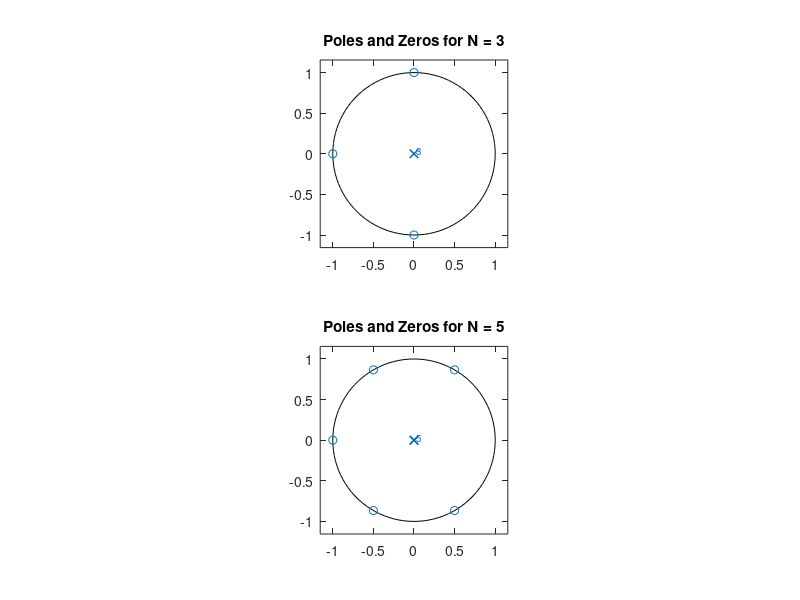
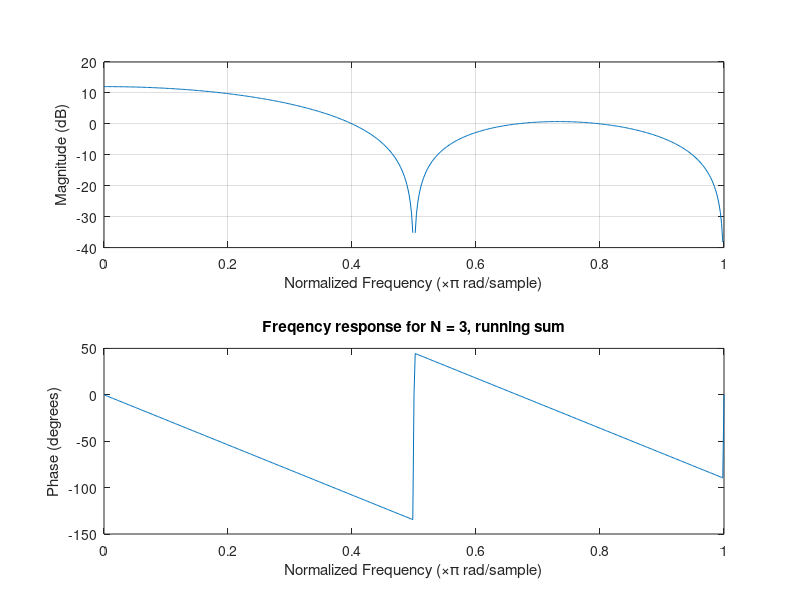
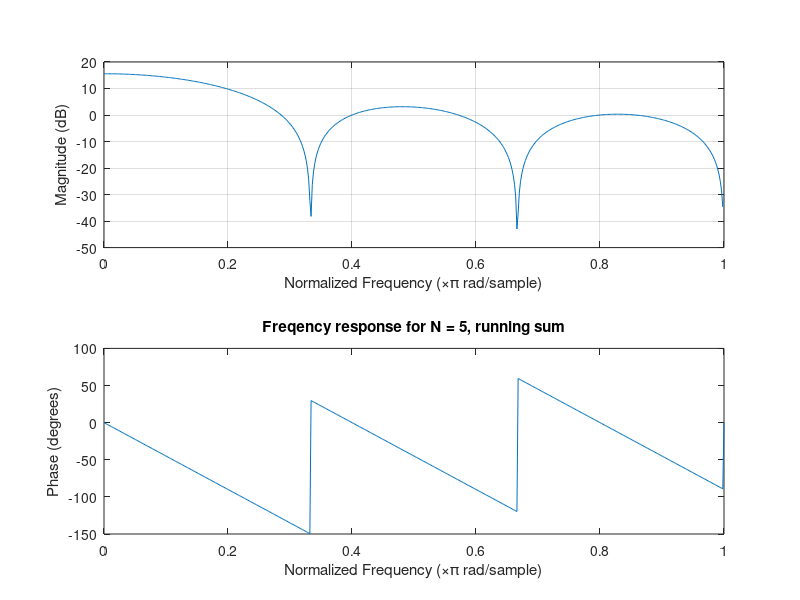

Recreate these plots in MATLAB, in order. (Note: this script raises an error after producing the figures.)
%% 1 Simple filters

%% 1.1 Impulse responses, transfer functions
%Running sum filteret kan beskrives med en picewise function som i opgave
%beskrivelsen. Det er i virkeligheden bare et langt delta pulse train.
%Dermed kan man nemt z-transformere det via de transform pairs der er i
%tabellen på side 231 i tabel 4.3. Der er også et billede i denne mappe.

%Den generelle z transformation kan ses fra filen ZTransSumFilt.jpg. Det er
%lavet i hånden og via tabel 4.3. Her ser vi at det bare er
%z^-0+z^-1+z^-2+z^-3 ... z^-N. Altså en rimlig dejlig ztransformation.

%Find the poles and zeros of the filters with order 3 and 5 by calculating the roots of the
%corresponding polynomial with the root function

%Se evt. maple fil med løsningen.

%Deklarere variable:
N = [3 5];

ZerosRun3Coef = ones(1,(N(1))+1);
ZerosRun5Coef = ones(1,(N(2))+1);

PolesRun3Coef = zeros(1,(N(1))+1);
PolesRun5Coef = zeros(1,(N(2))+1);

PolesRun3Coef(1) = 1;
PolesRun5Coef(1) = 1;
%For at det skal gøres korrekt mht. roots, skal man udtrykke polynomiet på
%en hvis måde. Se nærmere her:
%doc roots %(Fjern procenttegn for at se mere.)

ZerosRun3 = roots(ZerosRun3Coef);
ZerosRun5 = roots(ZerosRun5Coef);

PolesRun3 = roots(PolesRun3Coef);
PolesRun5 = roots(PolesRun5Coef);

%Plot the poles, the zeros and the frequency response of the filters using zplane and freqz
figure()
subplot(2,1,1);
zplane(ZerosRun3,PolesRun3)
grid
title('Poles and Zeros for N = 3')
subplot(2,1,2);
zplane(ZerosRun5,PolesRun5)
grid
title('Poles and Zeros for N = 5')

%For at plotte frekvens responset med freqz, skal vi først udtrykke 
%filteret i An og Bn coefficienter, se side 213. eq. 4.5 i Holten.
%Hvis vi ser i Maple, så ligner det sku lidt at vi kun har at gøre med
%feedforward komponenter Bz. Og det kan ses at alle Bk*z^(-n) har koefficienter på 1.
%Dermed kan vi plotte med freqz. i Ak er der kun 1 koponent A1 = 1.
BkRun3 = ZerosRun3Coef;
BkRun5 = ZerosRun5Coef;
AkRun3 = PolesRun3Coef;
AkRun5 = PolesRun5Coef;


figure()
freqz(BkRun3,AkRun3)
grid
title('Freqency response for N = 3, running sum')
figure()
freqz(BkRun5,AkRun5)
grid
title('Freqency response for N = 5, running sum')

%Tjekker om freqz gør det korrekt.
n = linspace(0,pi,512);
UnitCirc = exp(1i.*n);
%Finder magnitude først.
%Finder afstand fra hver pol. Denne er dog 1, så det droppes(Alle poler er på positionen 0).
%Finder afstand fra hver zero.

for i = 1:length(ZerosRun3)
    for j = 1:length(n)
        Rel(j) = real(ZerosRun3(i))-real(UnitCirc(j));
        im(j) = imag(ZerosRun3(i))-imag(UnitCirc(j));
        Dist(i,j) = sqrt(Rel(j)^2+im(j)^2);
    end
end

%Vi husker her at produktet mellem magnituderne af hvert zero giver os den
%samlede. Hvis det var fase skulle de summes istedet.
SlutMag = Dist(1,:).*Dist(2,:).*Dist(3,:);

%Laver fase delen for zeros:
for i = 1:length(ZerosRun3)
    for j = 1:length(n)
        PhaseZero(i,j) = angle(UnitCirc(j)-ZerosRun3(i));
    end
end

%Laver fase delen for poles:
for i = 1:length(PolesRun3)
    for j = 1:length(n)
        PhasePol(i,j) = angle(UnitCirc(j)-PolesRun3(i));
    end
end

TestMag = TodB(SlutMag);
nplot = n./max(n);%Normalizere range så den går fra 0 til 1.
figure()
tiledlayout('flow')
nexttile
plot(nplot,TestMag,'r')
xlabel('Frekvens i radianer (normaliseret)')
ylabel('Magnitude i dB')
ylim([-40 20])
xlim([0 1])
title('Test af magnitude plot')

%Summer fase sammen.
PhaseZero = sum(PhaseZero,1).*(180/pi); %Konvertere til grader.
PhasePol = sum(PhasePol,1).*(180/pi);

%Samlet fase er Zeros fase minus poles fase.
Phaseslut = PhaseZero-PhasePol;

nexttile
plot(nplot,Phaseslut)
xlabel('Frekvens i radianer (normaliseret)')
ylabel('Fase i grader')
ylim([-532 180])
xlim([0 1])
title('Test af fase')

%Det kan ses at det passer bortset fra at vi kun har essencial fase
%diskontinuiteter, mens den første har begge. Koden der tjekker her er for
%N=3 filteret.

%% Laver section da det andet plotter for meget allerede.
%What happens to the frequency response when considering a moving average rather than
%a running sum? Recall, that the impulse response of the moving average hMA(n) is the
%impulse response of the running sum normalized by the length of the impulse response
%N0 = N + 1:

%Moving average er vitterligt bare det samme, men divideret med N+1.
%Dermed har alle z koeficienterne bare magnitude 1/(N+1). Benytter bare
%freqz til at lave det. Alle coeficienter for Bk er bare 1/(N+1), og Ak er
%igen bare 1, for A0 og der er ikke andre.
RunningAverage3Bk = 1/(length(BkRun3)+1).*BkRun3;
RunningAverage5Bk = 1/(length(BkRun5)+1).*BkRun5;
%Ak er det samme, husker vi her.
figure()
freqz(RunningAverage3Bk,AkRun3)
grid
title('Freqency response for N = 3, running average')
figure()
freqz(RunningAverage5Bk,AkRun5)
grid
title('Freqency response for N = 5, running average')
%Some frequencies are heavily suppressed (attenuated) in these filters. Is there a simple way
%to enhance (that means to amplify) these frequencies rather than to attenuate them?
%Ja det er rimlig lige til. Man kan bare flytte zeroet længere væk, altså
%ud i det komplekse plan. Da afstanden mellem enhedscirklen og et zero
%svare til mængden af attenuation/amplification, så vil større afstand
%giver bedre amplification. Det er også muligt at rykke polerne tætter på
%zerosene på enhedscirklen, amp/attenuation for poler er bare 1/(afstanden
%mellem pol og enhedscirkel), hvis de dermed er tæt på, så er attenuation
%ikke lige så slem.

%% Laver lige en section mere da denne er ok omfattende.
clear;
%Design a filter that blocks the normalized frequency of 0.1 by placing 4 zeros in the z-plane.
%Make sure the filter returns real-values outputs when fed with real-valued inputs by placing
%complex-conjugate pairs of poles and zeros.
%Her kan vi placere et zero på denne frekvens plads for at attenuate den.

Frq = 0.1*pi;
%Første zero er dermed:
FirstZero = exp(1i*Frq);
%Skal også have et på den komplekst konjugeredes plads.
SecondZero = conj(FirstZero);
%Hvis det skal være causal, skal der være mindst lige så mange poler som
%zeros. Dermed kan man evt. bare placere 2 poler i 0. z^2. Så er der
%"Mindst" lige mange.

%En z-transformation for dette er:
% Filtz = (z-0.9511+0.309*i)*(z-0.9511-0.309*i)/z^2

%""""A right-sided system is causal if the number of poles is greater than or equal to the
%number of zeros.""""
%For at benytte freqz skal man dog udtrykke det på en lidt sjov måde. Altså
%i form af z^(-1)'er.

%Hvis vi ser på Design Flit afsnittet fra maple filen kaldet
%Maple_Udledning_Af_Uge5.mw, så er Bk koefficenterne klare:
Bk = [0 1 -1.9022 1.00007221];
Ak = [1 0 0 0];
figure()
freqz(Bk,Ak)
grid
title('Freqency response for filter with attenuation at 0.1')
%Dette var dog kun for 2 zeros. Vi kan sætte to andre zeros reletivt tæt
%på, men måske med en længde på 0.5 istedet. Og så 4 eller flere poler ved
%0.
ThirdZero = FirstZero*0.5;
FourthZero = conj(ThirdZero);

%En z-transformation for dette er:
% Filtz =
% (z-0.9511+0.309*i)*(z-0.9511-0.309*i)*(z-0.4755+0.1545i)*(z-0.4755-0.1545i)/z^4


%Vi ser igen fra maple at vores bk koefficienter er:
[TestBk4, TestAk4] = zp2tf([FirstZero SecondZero ThirdZero FourthZero]',[0 0 0 0]',1); %Forsøger en anden funktion og ser om det kan passe.
%Linjen ovenover ser ud til at virke.
Bk4 = [1 -2.85 3.05 -1.42 0.25];
%Og Ak er:
Ak4 = [1 0 0 0 0];
figure()
freqz(Bk4,Ak4)
grid
title('Freqency response for filter with attenuation at 0.1 with 4 zeros')


%% Ny opgave ny section:
%Add to the previous filter 4 poles lying on a circle with a radius R < 1 (you chose R) at
%angles identical to the angles of the zeros. How does the frequency response change when
%you increase R and when R approaches 1?

%Sætter polerne meget tæt på zeros.
FirstPol = FirstZero*0.9;
SecondPol = conj(FirstPol);
%Trejde og fjerde kan man lave ved bare at sætte begge i anden. Et forslag
%til en z-transformation kan ses herunder.
%FiltZtransformation = 
%((z-FirstZero)*(z-SecondZero)*(z-ThirdZero)*(z-FourthZero))/((z-FirstPol)^(2)*(z-SecondPol)^(2))
%Fandt efter lang tid en funktion man kunne benytte, nemlig zp2tf, den
%laver zeros og poles til koefficienter Bk og Ak. 
%Denne funktion virker dog kun når man specificere gain, men denne har vi
%ikke specificeret endnu. 
%Dermed benyttes en anden metode. Kig i maple
%under afsnittet Design filt 4 zero 4 pole. Her divideres tæller og nævner
%hver for sig med den højste power i polynomiet, derefter partiel fraction
%expandes den. Lad os se om det funger.
Bk4poles = [1 -2.85 3.06 -1.42 0.25];
Ak4poles = [1 -3.42 4.5 -2.77 0.656];

[TestBk4poles, TestAk4poles] = zp2tf([FirstZero SecondZero ThirdZero FourthZero]',[FirstPol SecondPol FirstPol SecondPol]',1);
%Ser igen ud til at gører det korrekt, jeg har bare lavet dårlige poles i
%guess.
%kan evt. testes herunder:
AbsDiffBk4poles = sum(abs(TestBk4poles)-abs(Bk4poles));
AbsDiffAk4poles = sum(abs(TestAk4poles)-abs(Ak4poles));
%Se evt. maple for yderligere detajler.
figure()
freqz(Bk4poles,Ak4poles)
grid
title('Freqency response for filter with attenuation at 0.1 with 4 zeros and poles')

%Tjekker at det nu også passer via z-plan.
figure()
tiledlayout(2,1)
nexttile
zplane(Bk4poles,Ak4poles)
grid
title('Test om hvorvidt poler og zeros ligger korrekt.')
nexttile
zplane([FirstZero SecondZero ThirdZero FourthZero]',[FirstPol SecondPol FirstPol SecondPol]')
grid
title('Korrekte poles og zeros')
%Jeg har lavet et ikke realiserbart filter fordi jeg var doven. Jeg tror
%ikke at det er muligt at have repeated poles medmindre de befinder sig i
%0, dermed må jeg tage det med til næste gang.

%% 1.2 The power of poles and zeros

clear;
%Place poles and zeros such that you generate a 
%low-pass filter (i.e., passing the low frequencies)

%Afstanden fra enhedscirklen til zeros er magnituden, eller 1/afstand for
%poles er magnituden. Man kan dermed "bare" placere zeros ved de høje
%frekveser og poles ved de lave frekvenser. 
%Hvis man placere zeros ved de høje frekvser (men tæt på enhedscirklen), så
%bliver afstanden her kort, og dermed bliver disse frekvenser dæmpet. Man
%kan også placere poles, tæt på enhedscirklen (gerne inden i hvis filteret
%skal være stabilt), og demed bliver 1/afstanden høj og frekvenserne her
%forstærkes. 
%Fremover benyttes zp2tf da den er nem at bruge ift. maple udregninger osv.

%Laver zeros ved de "høje" frekvenser:
HighFreq = pi/2:pi/6:pi;
ZerosUconj = exp(1i.*HighFreq)*2; %Giver et bedre respons når man ganger med 2. Prøv at undlade for at se hvad der sker.
%Generer de konjugerede.
ZerosConj = conj(ZerosUconj);
Zeros = [ZerosUconj ZerosConj]'; %zplane bruger colum vektore.

%Laver poles ved de "lave" frekvenser, men inde i enhedscirklen.
LowFreq = 0:pi/6:pi/2;
PolesUconj = exp(1i.*LowFreq)*0.7;
%Generer de konjugerede.
PolesConj = conj(PolesUconj);
%Sætter sammen lige som tidligere.
Poles = [PolesUconj PolesConj]';
%Plotter dem først inden at vi laver responset.
figure()
zplane(Zeros,Poles)
grid
title('Poles og zeros for lavpass')
%Plotter responset, men først skal vi udregne Bk og Ak. Det gøres via
%zp2tf.
[BkLow,AkLow] = zp2tf(Zeros,Poles,1);
figure()
freqz(BkLow,AkLow)
grid
title('Freqency response for lav pass filteret')

%% Ny section til highpass
clearvars -EXCEPT BkLow AkLow
%Place poles and zeros such that you generate a 
%high-pass filter (i.e., passing the high frequencies)

%Gør det modsatte af før, altså vi kan næsten bare vende om på hvad der er
%zeros og poles. Eller måske blot vende rundt på Bk og Ak, da dette jo er
%det samme som 1/H(z). Dog ligger de tidligere zeros på enhedscirklen,
%hvilket er et no-go for poles, dermed kan vi ikke bare vende rundt, da
%filteret ikke længere ville være stabilt.
%Kopiere bare koden fra før og ændre lidt på poles og zeros.

%Laver poles ved de "høje" frekvenser, men inde i enhedscirklen:
HighFreq = pi/2:pi/6:pi;
PolesUconj = exp(1i.*HighFreq)*0.7;
%Generer de konjugerede.
PolesConj = conj(PolesUconj);
Poles = [PolesUconj PolesConj]'; % '<-da zplane bruger colum vektore.

%Laver zeros ved de "lave" frekvenser.
LowFreq = 0:pi/6:pi/2;
ZerosUconj = exp(1i.*LowFreq)*2; %Bedre respons hvis man ganger med 2.
%Generer de konjugerede.
ZerosConj = conj(ZerosUconj);
%Sætter sammen lige som tidligere.
Zeros = [ZerosUconj ZerosConj]';
%Plotter dem først inden at vi laver responset.
figure()
zplane(Zeros,Poles)
grid
title('Poles og zeros for Highpass')
%Plotter responset, men først skal vi udregne Bk og Ak. Det gøres via
%zp2tf.
[BkHigh,AkHigh] = zp2tf(Zeros,Poles,1);
figure()
freqz(BkHigh,AkHigh)
grid
title('Freqency response for high pass filteret')
%Man kunne også bare vende rundt på Bk og Ak fra den tidligere opgave. For
%at udgå de spring man ser i responset kunne man rykke zeros enten ud af
%enhedscirklen eller ind i den, i modsætning til lige på den.

%% Ny opgave ny section.
clearvars -EXCEPT BkLow AkLow BkHigh AkHigh
%Design a filter having five poles and zeros that passes 
%all the frequencies (i.e., an all-pass filter).


%Hvilke punker i det komplekse plan, har alle afstanden 1 til
%enhedscirklen?, det har punktet 0 og ingen andre. Dermed skal alle 5 poler
%være ved nul (z^5) og alle zeros være ved nul. Altså bare H(z)=z^5/z^5.


%Denne opgave er lavet om, via side 314 i Holten section 5.7.3. Faktisk
%mest én fra 5.7.4 da der er mere end 4 poles og zeros.

%Bruger fremgangsmåden fra tidligere.
%Laver poles:
PolesUconj = [0.7*exp(1i*pi*(1/4)) 0.2*exp(1i*pi*(1/8))];
PolesReal = 0.5;
PolesConj = conj(PolesUconj);
Poles = [PolesReal PolesUconj PolesConj]';
%Laver zeros
Zeros = (1./Poles);

%Plotter dem:
figure()
zplane(Zeros,Poles)
grid
title('Poles og zeros for All pass')
%Ikke så spændende når alle ligger i nul.
%Laver Bk og Ak og derefter tegnes responset.
%Siden at der står z^5/z^5 så er resultatet 1. Dermed er Bk = 1 og Ak = 1.
%Eller med fremgangsmåden fra før:
[BkAll,AkAll] = zp2tf(Zeros,Poles,prod(Poles));
figure()
freqz(BkAll,AkAll) %Det samme som bare 1,1 som jo netop er 1/1, altså 1.
grid
title('Freqency response for all pass filteret')

[h,w] = freqz(BkAll,AkAll,512);
SumH = sum(abs(TodB(h)));
%Selvom det ligner at der er diskontinuiterer er det bare en artifakt. Det
%kan ses at hvis alle amplituder summes sammen, mht dB, så giver det
%nærmest nul. Dermed forstærkes alle frekvenser lige meget, nemlig med 0 dB
%(0 dB = 1). Dermed har vi et allpass filter.

%% Ny section ny opgave 
clearvars -EXCEPT BkLow AkLow BkHigh AkHigh BkAll AkAll
%Generate a sinusoid at some sampling frequency and pass it through your filters. 
%Plot the original signal and the resulting signal in the time domain. 
%What can you observe?

%Den skipper vi, da all pass filteret fra før er et trivelt filter der
%passerer alt. Man får bare det samme ud igen efterfølgende. Vi kunne have
%lavet et all-pass filter der ændrede på fasen, men det gad vi ikke.
%Hvis vi ser på side 314 i Holten under 5.7.3 ses det hvordan man kan lave
%et all-pass filter. Derudover ved jeg ikke hvor meget jeg får ud af de
%andre filter, men kan måske lave det på et andet tidspunkt.

%Nvm, har lavet én af opgaverne om. Så nu laver vi også denne. 
filename = ['C:\Users\phili\OneDrive\Dokumenter\Signaler og lineære systemer i diskret tid\Hands-on\Sounds\Sax12.wav']; %Vælg lyd der skal spilles
[y,Fs] = audioread(filename); %Dette er hvis man ønsker at se andre signaler.
%Laver en sinuoid:
fs = 12000;
Tdur = 2;
fhz = 4000;
Amp = 1;
phase = 0;
[TVec,Sinus] = generate_sinusoid(Amp,fhz,phase,fs,Tdur);
%Konvertere til frekvens domæne.
[FFTSin, freqAxis] = make_spectrum(Sinus, fs);
%FFTSin = fft(Sinus); Denne linje var til at tjekke om der er forskel. Det
%er der, hvilket ikke er godt.
%Regner overføringsfunktioner.
[HLow, ~] = freqz(BkLow,AkLow,length(Sinus),'whole',fs); %Whole da vi også får negative frekvenser med i make_spectrum
[HHigh, ~] = freqz(BkHigh,AkHigh,length(Sinus),'whole',fs);
[HAll, ~] = freqz(BkAll,AkAll,length(Sinus),'whole',fs);


%Ganger sammen og tager tilbage til tidsdomænet.
SinLowF = HLow.*FFTSin';
SinHighF = HHigh.*FFTSin';
SinAllF = HAll.*FFTSin';

%Invers fourier:
SinLow = ifft(SinLowF);
SinHigh = ifft(SinHighF);
SinAll = ifft(SinAllF);

%Ser på den i et lille tidsinterval. 
figure()
hold on
plot(TVec(1:200),Sinus(1:200),'r')
plot(TVec(1:200),SinLow(1:200),'g')
plot(TVec(1:200),SinHigh(1:200),'b')
plot(TVec(1:200),SinAll(1:200),'m')
xlabel('Tid i s')
ylabel('Amplitude')
legend('Original Sin','Lowpass Sin','Highpass Sin','All-pass Sin')
title('Filtreret sinus')

%Pick some sound file of your choice, process it by the filter and listen to it using sound or
%soundsc (watch the volume!)
yfiltLow = filter(BkLow,AkLow,y);
yfiltHigh = filter(BkHigh,AkHigh,y);
yfiltAll = filter(BkAll,AkAll,y);
SoundToBePlayed = yfiltAll; %Vælg filter.

%sound(SoundToBePlayed/max(SoundToBePlayed),Fs) %Spil lyd.

%% Ny section for den aller sidste opgave i 1.2
%How do the suppressed frequencies depend on the chosen sampling frequency of the input
%signal?
%Altså man skal jo gerne være over nyquist, ellers ligner signalet slet
%ikke det man prøver at vise. Hvis man ikke er langt nok over, så får man
%et problem, i og med frekvenskomponenterne heller ikke bliver afspeljet
%ordenligt. Når man laver FFT plejer man at sige at den sidste positive
%frekvens er ved nyquist frekvensen. Hvis man ikke sampler nok, så falder
%denne, og frekvenserne der er højrer vil blive foldet tilbage oven i de
%andre, hvilket giver et dårligt billede. 
%Siden at højrer frekvenser end nyquist bliver foldet tilbage, vil effekten
%på signalet efter filtereringen afhænge af hvor grelt det her er. Man
%kunne evt. ende med at supresse nogle frekvenser der er høje, men som man
%ellers ønskede i signalet. 

%Spørg Bastian om hvordan det her helt præcist fungere.



%% 2 Making the room IIR 

%% 2.1 Bounce bounce . . .
clear;
%Se design FIR delay filt i maple, til denne uge.
%Her ses det at H(z) kan udtrykkes som 1+alpha*z^-delay. Dermed er b0 = 1,
%og anden koefficient = b(delay) = alpha. Vi kan se at der ikke divideres
%med noget, dermed er a0 = 1, og alle andre koefficienter lig 0.

%For at regne delay tror jeg dog man skal kende 
%længden af signalet  tidsmæssigt, ellers giver det ikke mengen mening. Så
%kan man finde delayet ved TDur/length(Sig) og derefter afrunde, da delay
%vidst kun giver mening som integer tal. Men altså det kan også være jeg
%tager fejl. (Tror det er korrekt.)

%Loader et vilkårligt signal ind.
filename = ['C:\Users\phili\OneDrive\Dokumenter\Signaler og lineære systemer i diskret tid\Hands-on\Sounds\Sax12.wav']; %Vælg lyd der skal spilles
[y,Fs] = audioread(filename);
%Finder tidslængen af signalet. (1/Fs)*length(y)
Tdur = (1/Fs)*length(y); %I sekunder, hvis Fs er i Hz.
delayT = 0.5;
%Finder ud af ved hvilket index at delay optræder. Lidt bruteforced.
TAxis = 0:1/Fs:Tdur-1/Fs;
delayn = round(delayT*Fs);
%FIR filter delen:
alpha = 0.5;
bk = zeros(1,delayn+1); %+1<- da vi også gerne vil have b0 koefficienten med.
bk(1) = 1; %B0 sættes ind
bk(end) = alpha; %b_delay indsættes.
ak = zeros(1,length(bk));
ak(1) = 1;
%Viser sig jeg har ret, det giver ikke mening uden et signal.
figure()
freqz(bk,ak,length(y),'whole',Fs)
grid
[H,w] = freqz(bk,ak,length(y),'whole',Fs);
h = ifft(H);
%Potter h(n)
figure()
hold on
plot(TAxis,h);
title('h(n) over tid FIR')
xlabel('Tid i s')
ylabel('Amplitude')

%Kigger på zeros og poles: Kig kun hvis delay er tilpas lav.
%[z,p,k] = tf2zp(bk,ak);
%figure()
%zplane(z,p)
%grid
%title('Poles og zeros for FIR')

%IIR filter del:
%Se Example 4.23 på side 267 i Holten hvis der ønskes detaljer. Man kan
%benytte transformation tabellen og Y(z)/X(z)=H(z) til at finde H(z),
%derefter kan man finde koefficienterne ved inspektion.
%Vi ser at det er de samme som før, bortset fra at ak og bk er byttet
%rundt. Nu er ak = gamle bk og bk = gamle ak. Så vi bytter bare rundt.
bkIIR = ak;
akIIR = bk;
figure()
freqz(bkIIR,akIIR,length(y),'whole',Fs)
grid
[HIIR,wIIR] = freqz(bkIIR,akIIR,length(y),'whole',Fs);
hIIR = ifft(HIIR);
%Plotter h(n) for IIR.
figure()
hold on
plot(TAxis,hIIR);
title('h(n) over tid IIR')
xlabel('Tid i s')
ylabel('Amplitude')

%Kigger på zeros og poles: %Kun hvis delay er tilpass lav.
%[zIIR,pIIR,kIIR] = tf2zp(bkIIR,akIIR);
%figure()
%zplane(zIIR,pIIR)
%grid
%title('Poles og zeros for IIR')
%Nu kan man bare bruge conv eller circulær conv for at finde responset på
%y. 
OutputSigFIR = conv(y,h);
OutputSigIIR = conv(y,hIIR);

%Nu kan vi lytte til dem med sound.

%% 
Sound2BePlayed = OutputSigIIR;
%sound(Sound2BePlayed,Fs)